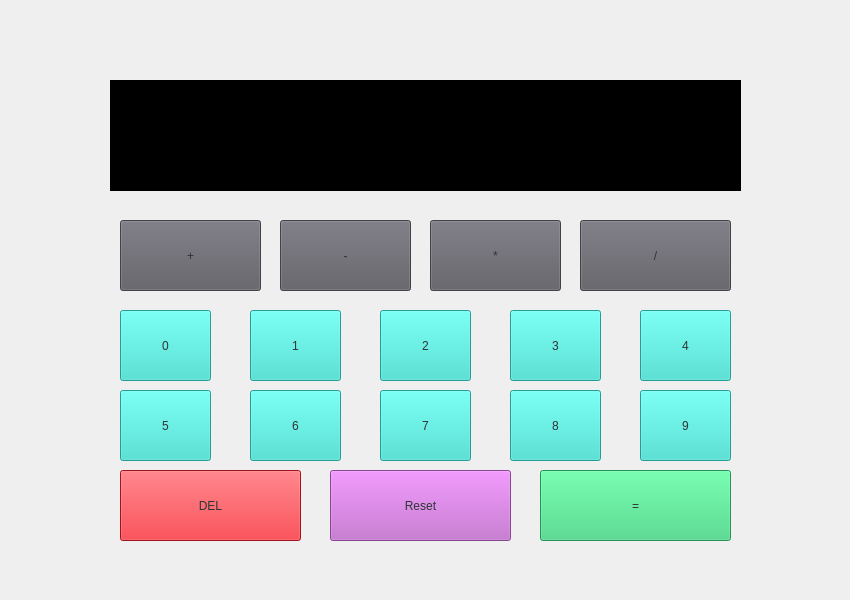
<?xml version="1.0" encoding="UTF-8"?>
<ui version="4.0">
 <class>Calculator</class>
 <widget class="QWidget" name="Calculator">
  <property name="geometry">
   <rect>
    <x>0</x>
    <y>0</y>
    <width>850</width>
    <height>600</height>
   </rect>
  </property>
  <property name="windowTitle">
   <string>Calculator</string>
  </property>
  <property name="styleSheet">
   <string notr="true">color: rgb(46, 52, 54);</string>
  </property>
  <widget class="QPushButton" name="PB1">
   <property name="geometry">
    <rect>
     <x>120</x>
     <y>220</y>
     <width>141</width>
     <height>71</height>
    </rect>
   </property>
   <property name="styleSheet">
    <string notr="true">background-color: rgb(94, 92, 100);
font: 48pt &quot;Ubuntu&quot;;</string>
   </property>
   <property name="text">
    <string>+</string>
   </property>
  </widget>
  <widget class="QTextEdit" name="textEdit">
   <property name="geometry">
    <rect>
     <x>110</x>
     <y>80</y>
     <width>631</width>
     <height>111</height>
    </rect>
   </property>
   <property name="styleSheet">
    <string notr="true">background-color: rgb(0, 0, 0);
color: rgb(26, 95, 180);
font: 36pt &quot;Ubuntu&quot;;
</string>
   </property>
  </widget>
  <widget class="QPushButton" name="PB2">
   <property name="geometry">
    <rect>
     <x>280</x>
     <y>220</y>
     <width>131</width>
     <height>71</height>
    </rect>
   </property>
   <property name="styleSheet">
    <string notr="true">background-color: rgb(94, 92, 100);
font: 48pt &quot;Ubuntu&quot;;</string>
   </property>
   <property name="text">
    <string>-</string>
   </property>
  </widget>
  <widget class="QPushButton" name="PB3">
   <property name="geometry">
    <rect>
     <x>430</x>
     <y>220</y>
     <width>131</width>
     <height>71</height>
    </rect>
   </property>
   <property name="styleSheet">
    <string notr="true">background-color: rgb(94, 92, 100);
font: 45pt &quot;Ubuntu&quot;;</string>
   </property>
   <property name="text">
    <string>*</string>
   </property>
  </widget>
  <widget class="QPushButton" name="PB4">
   <property name="geometry">
    <rect>
     <x>580</x>
     <y>220</y>
     <width>151</width>
     <height>71</height>
    </rect>
   </property>
   <property name="styleSheet">
    <string notr="true">background-color: rgb(94, 92, 100);
font: 40pt &quot;Ubuntu&quot;;</string>
   </property>
   <property name="text">
    <string>/</string>
   </property>
  </widget>
  <widget class="QPushButton" name="PB5">
   <property name="geometry">
    <rect>
     <x>120</x>
     <y>310</y>
     <width>91</width>
     <height>71</height>
    </rect>
   </property>
   <property name="styleSheet">
    <string notr="true">background-color: rgb(49, 221, 207);
font: 24pt &quot;Ubuntu&quot;;</string>
   </property>
   <property name="text">
    <string>0</string>
   </property>
  </widget>
  <widget class="QPushButton" name="PB6">
   <property name="geometry">
    <rect>
     <x>250</x>
     <y>310</y>
     <width>91</width>
     <height>71</height>
    </rect>
   </property>
   <property name="styleSheet">
    <string notr="true">background-color: rgb(49, 221, 207);
font: 24pt &quot;Ubuntu&quot;;</string>
   </property>
   <property name="text">
    <string>1</string>
   </property>
  </widget>
  <widget class="QPushButton" name="PB7">
   <property name="geometry">
    <rect>
     <x>380</x>
     <y>310</y>
     <width>91</width>
     <height>71</height>
    </rect>
   </property>
   <property name="styleSheet">
    <string notr="true">background-color: rgb(49, 221, 207);
font: 24pt &quot;Ubuntu&quot;;</string>
   </property>
   <property name="text">
    <string>2</string>
   </property>
  </widget>
  <widget class="QPushButton" name="PB8">
   <property name="geometry">
    <rect>
     <x>510</x>
     <y>310</y>
     <width>91</width>
     <height>71</height>
    </rect>
   </property>
   <property name="styleSheet">
    <string notr="true">background-color: rgb(49, 221, 207);
font: 24pt &quot;Ubuntu&quot;;</string>
   </property>
   <property name="text">
    <string>3</string>
   </property>
  </widget>
  <widget class="QPushButton" name="PB9">
   <property name="geometry">
    <rect>
     <x>640</x>
     <y>310</y>
     <width>91</width>
     <height>71</height>
    </rect>
   </property>
   <property name="styleSheet">
    <string notr="true">background-color: rgb(49, 221, 207);
font: 24pt &quot;Ubuntu&quot;;</string>
   </property>
   <property name="text">
    <string>4</string>
   </property>
  </widget>
  <widget class="QPushButton" name="PB12">
   <property name="geometry">
    <rect>
     <x>380</x>
     <y>390</y>
     <width>91</width>
     <height>71</height>
    </rect>
   </property>
   <property name="styleSheet">
    <string notr="true">background-color: rgb(49, 221, 207);
font: 24pt &quot;Ubuntu&quot;;</string>
   </property>
   <property name="text">
    <string>7</string>
   </property>
  </widget>
  <widget class="QPushButton" name="PB13">
   <property name="geometry">
    <rect>
     <x>510</x>
     <y>390</y>
     <width>91</width>
     <height>71</height>
    </rect>
   </property>
   <property name="styleSheet">
    <string notr="true">background-color: rgb(49, 221, 207);
font: 24pt &quot;Ubuntu&quot;;</string>
   </property>
   <property name="text">
    <string>8</string>
   </property>
  </widget>
  <widget class="QPushButton" name="PB10">
   <property name="geometry">
    <rect>
     <x>120</x>
     <y>390</y>
     <width>91</width>
     <height>71</height>
    </rect>
   </property>
   <property name="styleSheet">
    <string notr="true">background-color: rgb(49, 221, 207);
font: 24pt &quot;Ubuntu&quot;;</string>
   </property>
   <property name="text">
    <string>5</string>
   </property>
  </widget>
  <widget class="QPushButton" name="PB11">
   <property name="geometry">
    <rect>
     <x>250</x>
     <y>390</y>
     <width>91</width>
     <height>71</height>
    </rect>
   </property>
   <property name="styleSheet">
    <string notr="true">background-color: rgb(49, 221, 207);
font: 24pt &quot;Ubuntu&quot;;</string>
   </property>
   <property name="text">
    <string>6</string>
   </property>
  </widget>
  <widget class="QPushButton" name="PB14">
   <property name="geometry">
    <rect>
     <x>640</x>
     <y>390</y>
     <width>91</width>
     <height>71</height>
    </rect>
   </property>
   <property name="styleSheet">
    <string notr="true">background-color: rgb(49, 221, 207);
font: 24pt &quot;Ubuntu&quot;;</string>
   </property>
   <property name="text">
    <string>9</string>
   </property>
  </widget>
  <widget class="QPushButton" name="PB15">
   <property name="geometry">
    <rect>
     <x>120</x>
     <y>470</y>
     <width>181</width>
     <height>71</height>
    </rect>
   </property>
   <property name="styleSheet">
    <string notr="true">background-color: rgb(224, 27, 36);
font: 24pt &quot;Ubuntu&quot;;</string>
   </property>
   <property name="text">
    <string>DEL</string>
   </property>
  </widget>
  <widget class="QPushButton" name="PB16">
   <property name="geometry">
    <rect>
     <x>330</x>
     <y>470</y>
     <width>181</width>
     <height>71</height>
    </rect>
   </property>
   <property name="styleSheet">
    <string notr="true">background-color: rgb(192, 97, 203);
font: 24pt &quot;Ubuntu&quot;;</string>
   </property>
   <property name="text">
    <string>Reset</string>
   </property>
  </widget>
  <widget class="QPushButton" name="PB17">
   <property name="geometry">
    <rect>
     <x>540</x>
     <y>470</y>
     <width>191</width>
     <height>71</height>
    </rect>
   </property>
   <property name="styleSheet">
    <string notr="true">background-color: rgb(51, 209, 122);
font: 24pt &quot;Ubuntu&quot;;</string>
   </property>
   <property name="text">
    <string>=</string>
   </property>
  </widget>
 </widget>
 <resources/>
 <connections/>
</ui>
